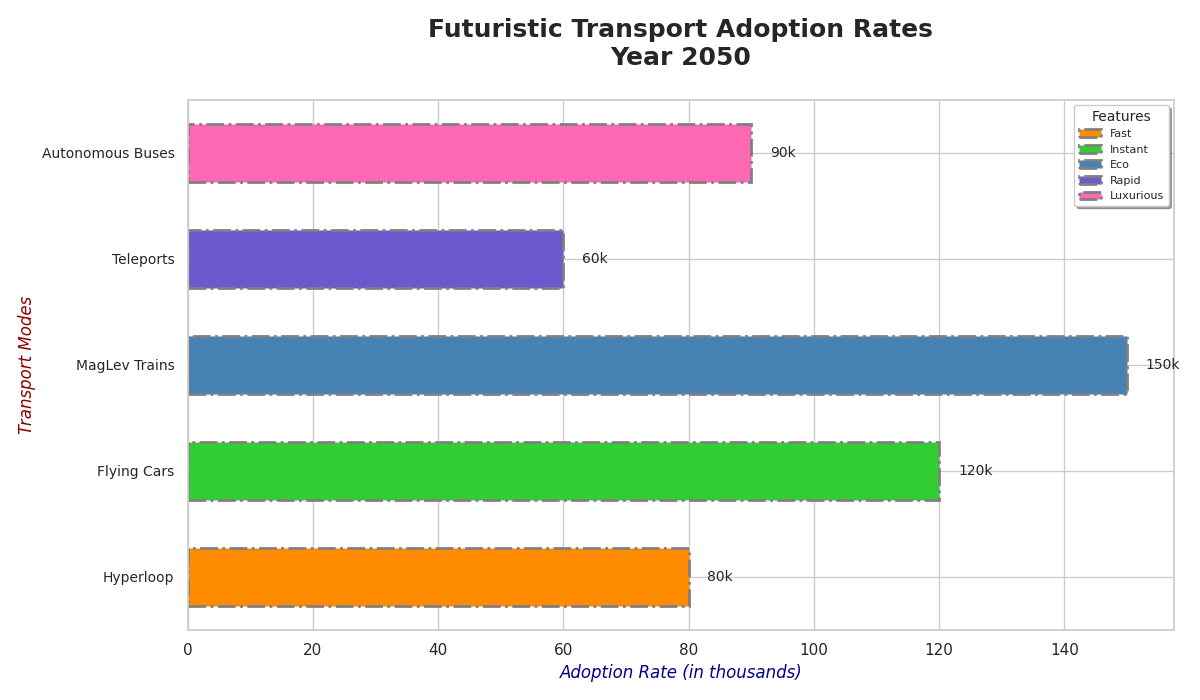

The Python source for this figure:
import matplotlib.pyplot as plt
import numpy as np

# Data for the transport modes and their adoption rates (in thousands)
transport_modes = ['Hyperloop', 'Flying Cars', 'MagLev Trains', 'Teleports', 'Autonomous Buses']
adoption_rates = np.array([80, 120, 150, 60, 90])

# Colors for each transport mode
colors = ['#ff8c00', '#32cd32', '#4682b4', '#6a5acd', '#ff69b4']

# Plot the horizontal bar chart
fig, ax = plt.subplots(figsize=(12, 7))

bars = ax.barh(np.arange(len(transport_modes)), adoption_rates, color=colors, edgecolor='grey', linewidth=2, height=0.55, linestyle='-.')

# Titles and labels
ax.set_title('Futuristic Transport Adoption Rates\nYear 2050', fontsize=18, fontweight='heavy', pad=25)
ax.set_xlabel('Adoption Rate (in thousands)', fontsize=12, fontstyle='italic', color='darkblue')
ax.set_ylabel('Transport Modes', fontsize=12, fontstyle='italic', color='darkred')

# Assign the y-ticks and labels
ax.set_yticks(np.arange(len(transport_modes)))
ax.set_yticklabels(transport_modes, fontsize=10)

# Annotating the bars with their respective values
for bar in bars:
    xval = bar.get_width()
    ax.text(xval + 3, bar.get_y() + bar.get_height()/2, f'{xval}k', ha='left', va='center', fontsize=10, fontweight='medium')

# Altering legend style
legend_labels = ['Fast', 'Instant', 'Eco', 'Rapid', 'Luxurious']
ax.legend(bars, legend_labels, title='Features', title_fontsize='10', loc='best', fontsize=8, frameon=True, shadow=True, fancybox=True)

# Automatically adjust layout to prevent overlap
plt.tight_layout()

# Display the plot
plt.show()
